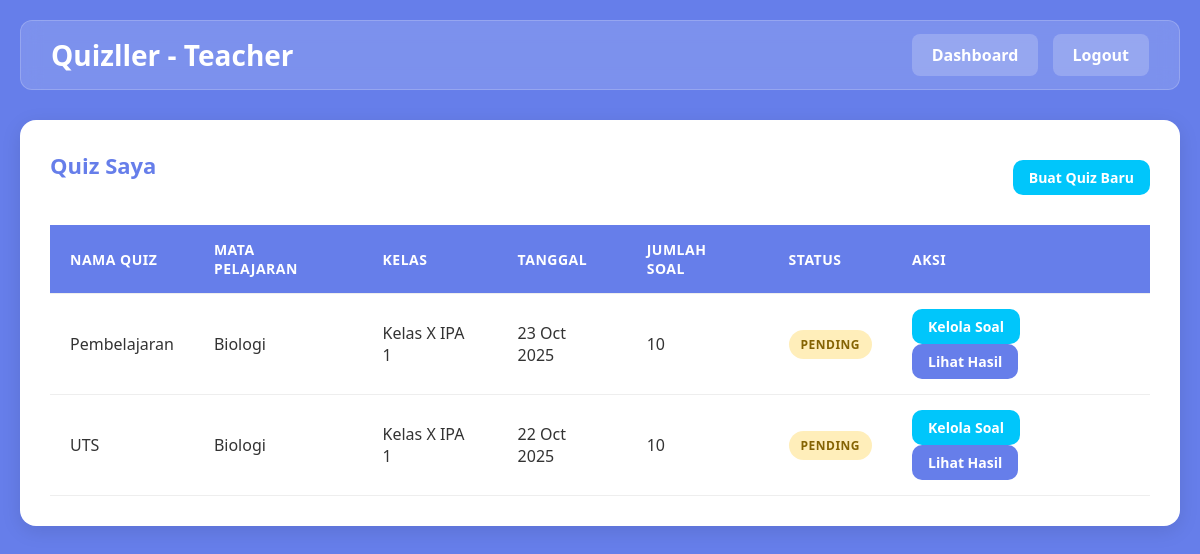
The app's page /teacher/my-tests.php (signed in) with its own data.
### tables this page shows
CREATE TABLE tests (
        id INTEGER PRIMARY KEY AUTOINCREMENT,
        teacher_id INTEGER NOT NULL,
        name VARCHAR(255) NOT NULL,
        date DATE NOT NULL,
        status_id INTEGER NOT NULL,
        subject VARCHAR(255) NOT NULL,
        total_questions INTEGER NOT NULL DEFAULT 0,
        class_id INTEGER NOT NULL,
        FOREIGN KEY (teacher_id) REFERENCES teachers(id),
        FOREIGN KEY (status_id) REFERENCES status(id),
        FOREIGN KEY (class_id) REFERENCES classes(id)
    );

CREATE TABLE classes (
        id INTEGER PRIMARY KEY AUTOINCREMENT,
        name VARCHAR(255) NOT NULL
    );

CREATE TABLE status (
        id INTEGER PRIMARY KEY AUTOINCREMENT,
        name VARCHAR(255) NOT NULL
    );

### includes/functions.php (called while the page is built, shortened)
<?php
function formatDate($date) {
    return date('d M Y', strtotime($date));
}
?>

### teacher/my-tests.php (the view, shortened to what this page needs)
<?php
require_once '../includes/functions.php';
$conn = getDBConnection();
$teacher_id = $_SESSION['teacher_id'];
$stmt = $conn->prepare("SELECT t.*, c.name as class_name, s.name as status_name
                        FROM tests t
                        JOIN classes c ON t.class_id = c.id
                        JOIN status s ON t.status_id = s.id
                        WHERE t.teacher_id = ?
                        ORDER BY t.date DESC");
$stmt->execute([$teacher_id]);
$tests = $stmt->fetchAll(PDO::FETCH_ASSOC);
?>
<!DOCTYPE html>
<html lang="id">
<head>
    <link rel="stylesheet" href="../assets/css/style.css">
</head>
<body>
    <div class="container">
        <div class="navbar">
            <h1>Quizller - Teacher</h1>
            <div>
                <a href="dashboard.php" style="margin-right: 10px;">Dashboard</a>
                <a href="../logout.php">Logout</a>
            </div>
        </div>
        <div class="card">
            <div style="display: flex; justify-content: space-between; align-items: center; margin-bottom: 20px;">
                <h3>Quiz Saya</h3>
                <a href="create-test.php" class="btn btn-success btn-small">Buat Quiz Baru</a>
            </div>
            <?php if (count($tests) > 0): ?>
                <table class="table">
                    <thead>
                        <tr>
                            <th>Nama Quiz</th>
                            <th>Mata Pelajaran</th>
                            <th>Kelas</th>
                            <th>Tanggal</th>
                            <th>Jumlah Soal</th>
                            <th>Status</th>
                            <th>Aksi</th>
                        </tr>
                    </thead>
                    <tbody>
                        <?php foreach ($tests as $test): ?>
                            <tr>
                                <td><?php echo htmlspecialchars($test['name']); ?></td>
                                <td><?php echo htmlspecialchars($test['subject']); ?></td>
                                <td><?php echo htmlspecialchars($test['class_name']); ?></td>
                                <td><?php echo formatDate($test['date']); ?></td>
                                <td><?php echo $test['total_questions']; ?></td>
                                <td>
                                    <span class="badge badge-<?php echo strtolower($test['status_name']); ?>">
                                        <?php echo $test['status_name']; ?>
                                    </span>
                                </td>
                                <td>
                                    <a href="add-questions.php?test_id=<?php echo $test['id']; ?>" class="btn btn-small btn-success">Kelola Soal</a>
                                    <a href="test-results.php?id=<?php echo $test['id']; ?>" class="btn btn-small">Lihat Hasil</a>
                                </td>
                            </tr>
                        <?php endforeach; ?>
                    </tbody>
                </table>
            <?php else: ?>
                <p>Belum ada quiz. <a href="create-test.php" class="link-text">Buat quiz baru</a></p>
            <?php endif; ?>
        </div>
    </div>
</body>
</html>

### assets/css/style.css (style rules this page uses)
* { margin: 0; padding: 0; box-sizing: border-box; }
body { font-family: 'Segoe UI', Tahoma, Geneva, Verdana, sans-serif; background-color: #667eea; min-height: 100vh; color: #333; }
.container { max-width: 1200px; margin: 0 auto; padding: 20px; }
.navbar { background-color: rgba(255, 255, 255, 0.15); backdrop-filter: blur(10px); padding: 15px 30px; border-radius: 12px; margin-bottom: 30px; display: flex; justify-content: space-between; align-items: center; border: 1px solid rgba(255, 255, 255, 0.2); }
.navbar h1 { color: white; font-size: 28px; font-weight: 700; margin: 0; }
.navbar a { color: white; text-decoration: none; padding: 10px 20px; background-color: rgba(255, 255, 255, 0.2); border-radius: 8px; transition: all 0.3s; font-weight: 600; }
.btn { width: 100%; padding: 12px; background-color: #667eea; color: white; border: none; border-radius: 10px; font-size: 16px; font-weight: 600; cursor: pointer; transition: all 0.2s; text-align: center; display: inline-block; text-decoration: none; }
.btn-success { background-color: #00c6fb; }
.btn-small { width: auto; padding: 8px 16px; font-size: 14px; }
.card { background-color: white; padding: 30px; border-radius: 16px; box-shadow: 0 5px 20px rgba(0, 0, 0, 0.1); margin-bottom: 30px; }
.card h3 { color: #667eea; margin-bottom: 25px; font-size: 22px; font-weight: 700; }
.table { width: 100%; border-collapse: collapse; background-color: white; overflow: hidden; }
.table th, .table td { padding: 15px 20px; text-align: left; border-bottom: 1px solid #eee; }
.table th { background-color: #667eea; color: white; font-weight: 600; text-transform: uppercase; font-size: 14px; letter-spacing: 0.5px; }
.badge { display: inline-block; padding: 6px 12px; border-radius: 50px; font-size: 12px; font-weight: 700; text-transform: uppercase; letter-spacing: 0.5px; }
.badge-pending { background-color: #ffeeba; color: #856404; }

### records on screen
tests: name "Pembelajaran", subject "Biologi", class.name "Kelas X IPA 1", date "23 Oct 2025", total_questions "10", status.name "PENDING"
tests: name "UTS", subject "Biologi", class.name "Kelas X IPA 1", date "22 Oct 2025", total_questions "10", status.name "PENDING"
